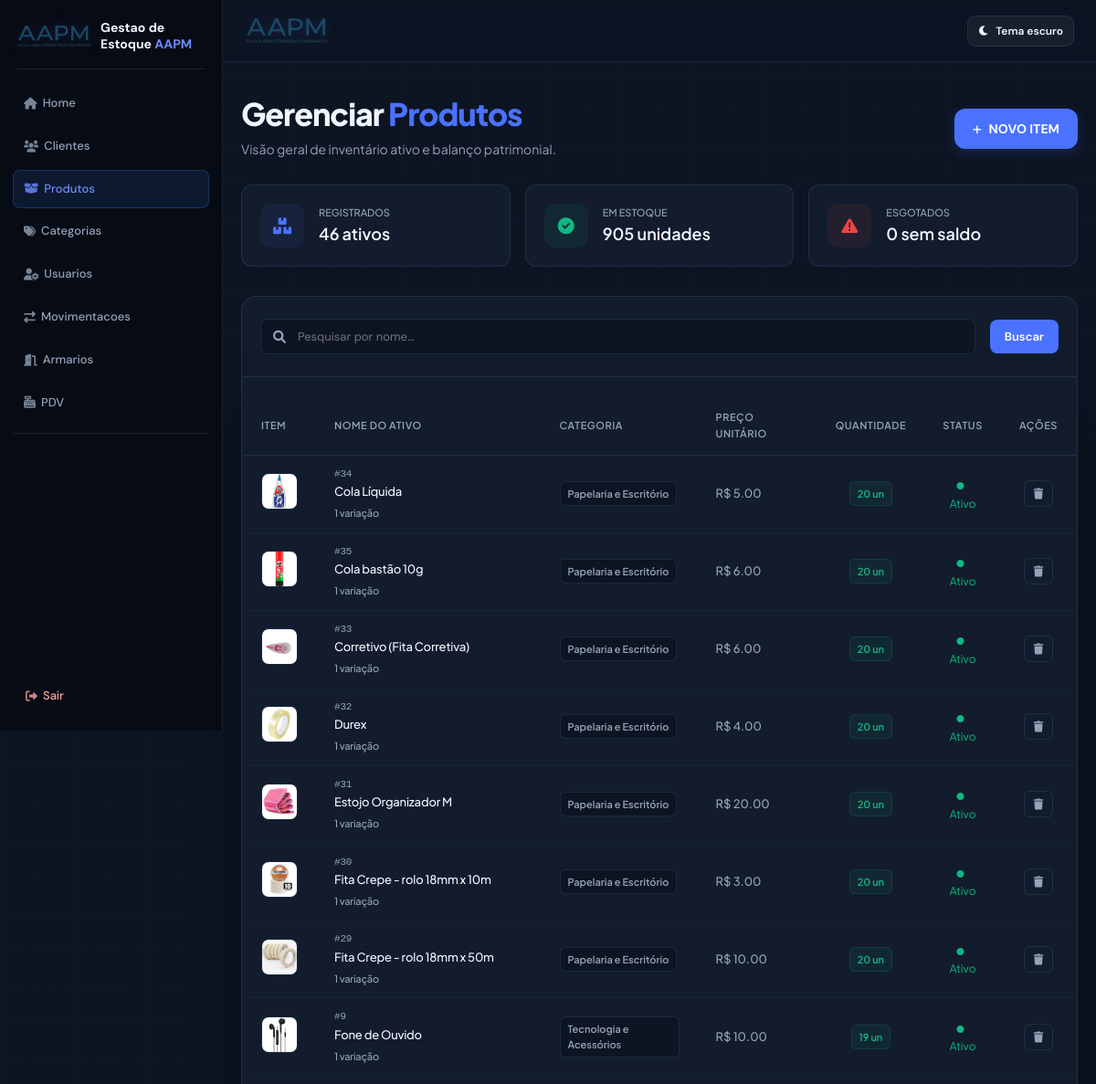
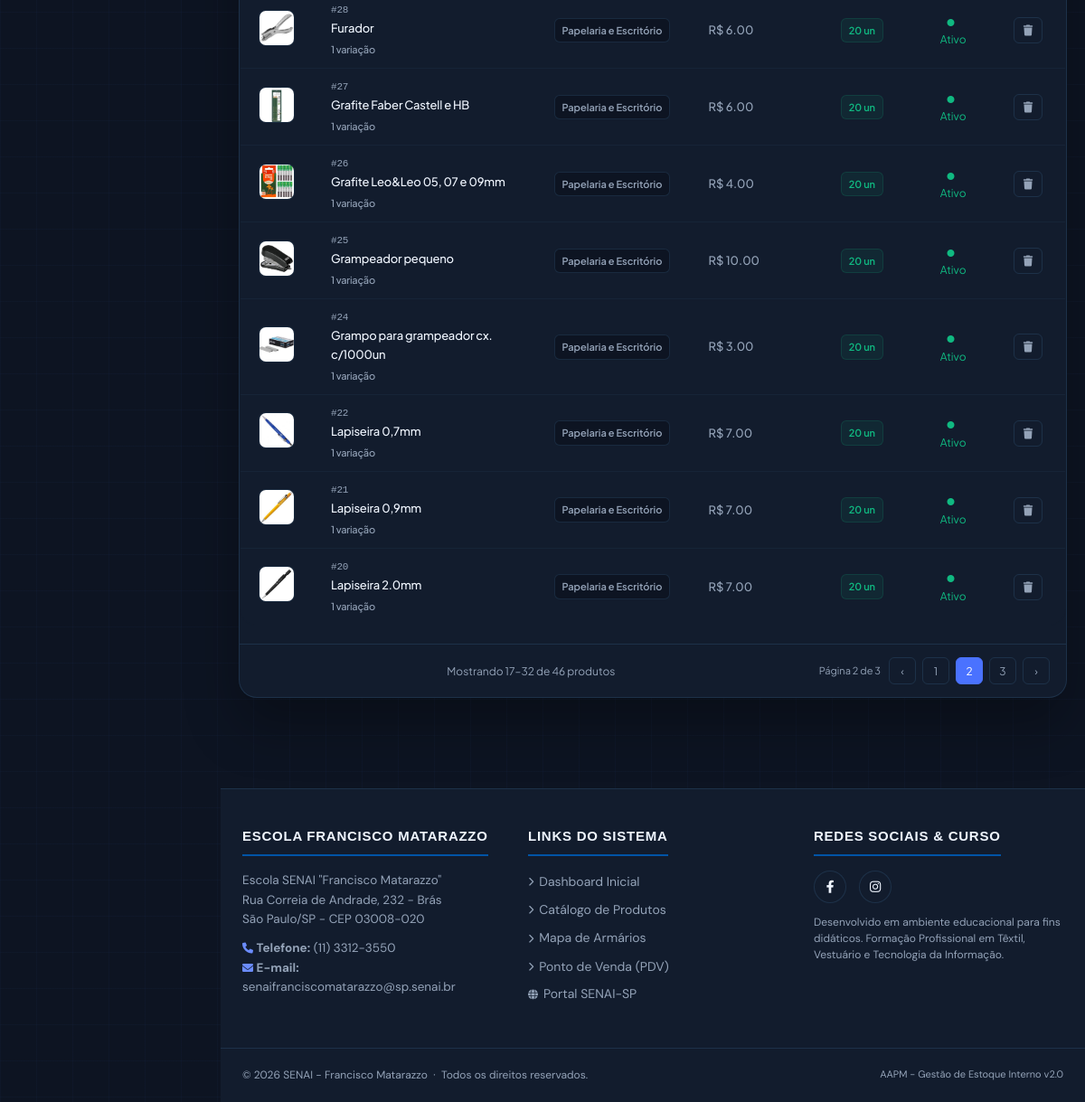
/produtos/?pagina=2&por_pagina=16 (signed in), run on the app's committed database (2 pictures, top to bottom).
### app/models/produto.py (models this page shows, shortened)
class Produto(Base):
    __tablename__ = "produtos"
    id = Column(Integer, primary_key=True, autoincrement=True, index=True)
    nome = Column(String(150), nullable=False, index=True, unique=True)
    preco = Column(Float, nullable=False, default=0.0)
    ativo = Column(Boolean, default=True)
    imagem_path = Column(String(255), nullable=True)
    categoria_id = Column(Integer, ForeignKey("categorias.id", ondelete="SET NULL"), nullable=True)
    categoria = relationship("Categoria", back_populates="produtos")
    variacoes = relationship("Variacao", back_populates="produto", cascade="all, delete-orphan")
    @property
    def estoque_total(self) -> int:
        """Saldo consolidado de todas as variações do produto."""
        return sum(variacao.estoque_atual for variacao in self.variacoes)
    @property
    def estoque_total(self):
        """Quantidade disponível, calculada a partir das variações do produto."""
        return sum(variacao.estoque_atual or 0 for variacao in self.variacoes)

### app/models/categoria.py (models this page shows, shortened)
class Categoria(Base):
    __tablename__ = "categorias"
    id = Column(Integer, primary_key=True, index=True)
    nome = Column(String(50), unique=True, nullable=False)
    descricao = Column(String(255), nullable=True)
    ativa = Column(Boolean, default=True)
    produtos = relationship("Produto", back_populates="categoria")

### app/models/variacoes.py (models this page shows, shortened)
class Variacao(Base):
    __tablename__ = "variacoes"
    __table_args__ = (
        UniqueConstraint("produto_id", "tamanho", "cor", name="uq_variacao_produto_tamanho_cor"),
    )
    id = Column(Integer, primary_key=True, autoincrement=True, index=True)
    produto_id = Column(Integer, ForeignKey("produtos.id", ondelete="CASCADE"), nullable=False)
    tamanho = Column(String(10), nullable=False)  # Ex: 'P', 'M', 'G', 'GG'
    cor = Column(String(50), nullable=False)      # Ex: 'Azul', 'Preto'
    estoque_atual = Column(Integer, nullable=False, default=0)
    imagem_path = Column(String(255), nullable=True)
    produto = relationship("Produto", back_populates="variacoes")

### app/controllers/produto_controller.py (the view)
@router.get("/")
def listar_produtos(
    request: Request,
    busca: str = "",
    categoria_id: int = 0,
    pagina: int = 1,
    por_pagina: int = 16,
    db: Session = Depends(get_db),
    usuario = Depends(get_usuario_logado)
):
    query = db.query(Produto).filter(Produto.ativo == True)
    if busca:
        query = query.filter(Produto.nome.ilike(f"%{busca}%"))
    if categoria_id:
        query = query.filter(Produto.categoria_id == categoria_id)
    ordered_query = query.order_by(Produto.nome)
    resultado = paginar(ordered_query, pagina, por_pagina)
    filtered_query = query
    if busca or categoria_id:
        total_estoque = (
            db.query(func.coalesce(func.sum(Variacao.estoque_atual), 0))
            .join(Produto, Variacao.produto_id == Produto.id)
            .filter(Produto.id.in_([p.id for p in filtered_query.all()]))
            .scalar()
        )
        total_esgotados = (
            db.query(Produto.id)
            .outerjoin(Variacao)
            .filter(Produto.id.in_([p.id for p in filtered_query.all()]))
            .group_by(Produto.id)
            .having(func.coalesce(func.sum(Variacao.estoque_atual), 0) == 0)
            .count()
        )
    else:
        total_estoque = (
            db.query(func.coalesce(func.sum(Variacao.estoque_atual), 0))
            .join(Produto, Variacao.produto_id == Produto.id)
            .filter(Produto.ativo == True)
            .scalar()
        )
        total_esgotados = (
            db.query(Produto.id)
            .outerjoin(Variacao)
            .filter(Produto.ativo == True)
            .group_by(Produto.id)
            .having(func.coalesce(func.sum(Variacao.estoque_atual), 0) == 0)
            .count()
        )
    categorias = db.query(Categoria).filter(Categoria.ativa == True).all()
    return templates.TemplateResponse(
        request,
        "produtos/index.html",
        {
            "request":      request,
            "usuario":      usuario,
            "produtos":     resultado.itens,
            "categorias":   categorias,
            "busca":        busca,
            "categoria_id": categoria_id,
            "pagina":       resultado.atual,
            "por_pagina":   resultado.por_pagina,
            "total_paginas": resultado.total_paginas,
            "total_produtos": resultado.total_itens,
            "total_estoque": int(total_estoque),
            "total_esgotados": total_esgotados,
        }
    )

### app/templates/produtos/index.html (shortened to what this page needs)
{% extends "base.html" %}
{% from "components/pagination.html" import render as render_pagination with context %}
{% block content %}
<link rel="stylesheet" href="https://cdnjs.cloudflare.com/ajax/libs/font-awesome/6.0.0/css/all.min.css">
<div class="page-wrapper">
    <div class="catalog-container">
        <div style="display: flex; justify-content: space-between; align-items: center; margin-bottom: 28px;">
            <div>
                <h1 style="font-family: 'Plus Jakarta Sans', sans-serif; font-size: 34px; font-weight: 800; letter-spacing: -1px; color: var(--text-main); margin: 0 0 10px 0; line-height: 1;">
                    Gerenciar <span style="color: var(--accent);">Produtos</span>
                </h1>
                <p style="color: var(--text-muted); font-size: 14px; margin: 0;">
                    Visão geral de inventário ativo e balanço patrimonial.
                </p>
            </div>
            <a href="/produtos/novo" class="btn-add">
                <i class="fas fa-plus" style="font-size: 11px;"></i>
                <span>NOVO ITEM</span>
            </a>
        </div>
        <div class="metrics-grid">
            <div class="metric-card">
                <div class="metric-icon" style="background: rgba(74, 114, 255, 0.08); color: var(--accent);"><i class="fas fa-boxes-stacked"></i></div>
                <div>
                    <span style="display: block; color: var(--text-muted); font-size: 11px; text-transform: uppercase; font-weight: 500;">Registrados</span>
                    <strong style="color: var(--text-main); font-size: 18px; font-weight: 600;">{{ total_produtos }} ativos</strong>
                </div>
            </div>
            <div class="metric-card">
                <div class="metric-icon" style="background: rgba(16, 185, 129, 0.08); color: var(--success);"><i class="fas fa-circle-check"></i></div>
                <div>
                    <span style="display: block; color: var(--text-muted); font-size: 11px; text-transform: uppercase; font-weight: 500;">Em Estoque</span>
                    <strong style="color: var(--text-main); font-size: 18px; font-weight: 600;">{{ total_estoque }} unidades</strong>
                </div>
            </div>
            <div class="metric-card">
                <div class="metric-icon" style="background: rgba(239, 68, 68, 0.08); color: var(--danger);"><i class="fas fa-triangle-exclamation"></i></div>
                <div>
                    <span style="display: block; color: var(--text-muted); font-size: 11px; text-transform: uppercase; font-weight: 500;">Esgotados</span>
                    <strong style="color: var(--text-main); font-size: 18px; font-weight: 600;">{{ total_esgotados }} sem saldo</strong>
                </div>
            </div>
        </div>
        <form class="search-bar-container" method="get" action="/produtos">
            <div class="search-wrapper">
                    <i class="fas fa-magnifying-glass"></i>
                    <input id="tableSearch" type="search" name="busca" value="{{ busca }}" class="search-input" placeholder="Pesquisar por nome...">
                </div>
            <button type="submit" class="btn-action-edit">Buscar</button>
        </form>
        <div class="table-card">
            <div style="overflow-x: auto;">
                <table class="custom-table" id="productsTable">
                    <thead>
                        <tr>
                            <th style="width: 70px;">Item</th>
                            <th>Nome do Ativo</th>
                            <th>Categoria</th>
                            <th>Preço Unitário</th>
                            <th style="text-align: center;">Quantidade</th>
                            <th style="text-align: center;">Status</th>
                            <th style="text-align: center; width: 80px;" onclick="event.stopPropagation();">Ações</th>
                        </tr>
                    </thead>
                    <tbody>
                        {% for produto in produtos %}
                        <tr class="prod-row" data-nome="{{ produto.nome }}" onclick="window.location.href='/produtos/{{ produto.id }}/editar'">
                            <td>
                                <img src="{{ produto.imagem_url }}" alt="{{ produto.nome }}" style="width: 40px; height: 40px; border-radius: 8px; object-fit: cover; border: 1px solid var(--border); background: var(--bg-input);">
                            </td>
                            <td style="font-weight: 500; letter-spacing: -0.2px;">
                                <span style="color: var(--text-muted); font-size: 11px; font-family: monospace; display: block;">#{{ produto.id }}</span>
                                {{ produto.nome }}
                                <div style="font-size: 11px; color: var(--text-muted); margin-top: 4px;">{{ produto.variacoes|length }} variação{% if produto.variacoes|length != 1 %}es{% endif %}</div>
                            </td>
                            <td>
                                <span class="badge badge-category">
                                    {% if produto.categoria %}{{ produto.categoria.nome }}{% else %}—{% endif %}
                                </span>
                            </td>
                            <td style="color: var(--text-muted); font-weight: 500;">
                                R$ {{ "%.2f"|format(produto.preco) }}
                            </td>
                            <td style="text-align: center;">
                                {% if produto.estoque_total == 0 %}
                                <span class="badge badge-danger">0 un</span>
                                {% elif produto.estoque_total < 10 %}
                                <span class="badge badge-warning">{{ produto.estoque_total }} un</span>
                                {% else %}
                                <span class="badge badge-success">{{ produto.estoque_total }} un</span>
                                {% endif %}
                            </td>
                            <td style="text-align: center;">
                                {% if produto.ativo %}
                                <span style="color: var(--success); font-size: 12px;"><i class="fas fa-circle" style="font-size: 8px; margin-right: 5px;"></i> Ativo</span>
                                {% else %}
                                <span style="color: var(--text-muted); font-size: 12px;"><i class="fas fa-circle" style="font-size: 8px; margin-right: 5px;"></i> Inativo</span>
                                {% endif %}
                            </td>
                            <td style="text-align: center;" onclick="event.stopPropagation();">
                                <div style="display: inline-flex; gap: 6px;">
                                    <form method="POST" action="/produtos/{{ produto.id }}/desativar" style="display: inline;">
                                        <button type="button" class="btn-action-disable" title="Remover item" onclick="abrirModalConfirmacao(null, '/produtos/{{ produto.id }}/desativar', '{{ produto.nome }}');">
                                            <i class="fas fa-trash"></i>
                                        </button>
                                    </form>
                                </div>
                            </td>
                        </tr>
                        {% endfor %}
                    </tbody>
                </table>
            </div>
            {{ render_pagination(pagina, por_pagina, total_produtos, total_paginas, 'produtos') }}
        </div>
    </div>
</div>
{% endblock %}

### app/templates/base.html (style rules this page uses)
:root { --bg-base: #0d1422; --bg-surface: #121c2d; --bg-card: #172235; --bg-card-hover: #1d2a40; --border: rgba(99, 179, 237, 0.1); --border-hover: rgba(99, 179, 237, 0.28); --accent: #3b82f6; --accent-glow: rgba(59, 130, 246, 0.35); --accent-light: #60a5fa; --red: #ef4444; --red-glow: rgba(239, 68, 68, 0.3); --text-primary: #f0f6ff; --text-secondary: #94a3b8; --text-muted: #475569; --header-h: 68px; --radius: 12px; --radius-lg: 18px; --transition: 0.22s cubic-bezier(0.4, 0, 0.2, 1); --senai-blue: #0054a6; --senai-yellow: #ffcb05; }
*, *::before, *::after { margin: 0; padding: 0; box-sizing: border-box; }
html { scroll-behavior: smooth; max-width: 100%; overflow-x: hidden; }
body { font-family: 'DM Sans', sans-serif; background-color: var(--bg-base); color: var(--text-primary); line-height: 1.6; min-height: 100vh; display: flex; flex-direction: column; width: 100%; max-width: 100%; overflow-x: hidden; background-image: linear-gradient(rgba(59, 130, 246, 0.03) 1px, transparent 1px), linear-gradient(90deg, rgba(59, 130, 246, 0.03) 1px, transparent 1px); background-size: 40px 40px; }
h1 { font-family: 'Sora', sans-serif; font-size: 18px; font-weight: 700; letter-spacing: -0.3px; color: var(--text-primary); white-space: nowrap; }
h1 span { color: var(--accent-light); }
main>* { min-width: 0; max-width: 100%; }
button, .btn { font-family: 'DM Sans', sans-serif; background: var(--accent); color: #fff; padding: 10px 22px; border: none; border-radius: 8px; cursor: pointer; font-weight: 600; font-size: 14px; transition: all var(--transition); position: relative; overflow: hidden; }
input, textarea, select { width: 100%; padding: 10px 14px; margin: 8px 0; background: var(--bg-card); border: 1px solid var(--border); border-radius: 8px; color: var(--text-primary); font-family: 'DM Sans', sans-serif; font-size: 14px; transition: border-color var(--transition), box-shadow var(--transition); outline: none; }
table { width: 100%; border-collapse: collapse; background: var(--bg-card); margin: 20px 0; border-radius: var(--radius-lg); overflow: hidden; border: 1px solid var(--border); }
table th { background: rgba(59, 130, 246, 0.08); color: var(--accent-light); padding: 14px 18px; text-align: left; font-size: 11px; font-weight: 700; text-transform: uppercase; letter-spacing: 0.08em; border-bottom: 1px solid var(--border); }
table td { padding: 13px 18px; border-bottom: 1px solid rgba(99, 179, 237, 0.05); color: var(--text-secondary); font-size: 14px; }
table tr:last-child td { border-bottom: none; }
main>* { animation: fadeUp 0.4s ease both; }
body.has-sidebar { padding-left: 244px; }
html { scrollbar-color: #3b82f6 #0d1320; scrollbar-width: thin; }

### data on the page
Produto: imagem_url (picture), id "34", nome "Cola Líquida", variacoes|length "1", categoria.nome "Papelaria e Escritório", preco "5.00", estoque_total "20", ativo True (drawn)
Produto: imagem_url (picture), id "35", nome "Cola bastão 10g", variacoes|length "1", categoria.nome "Papelaria e Escritório", preco "6.00", estoque_total "20", ativo True (drawn)
Produto: imagem_url (picture), id "33", nome "Corretivo (Fita Corretiva)", variacoes|length "1", categoria.nome "Papelaria e Escritório", preco "6.00", estoque_total "20", ativo True (drawn)
Produto: imagem_url (picture), id "32", nome "Durex", variacoes|length "1", categoria.nome "Papelaria e Escritório", preco "4.00", estoque_total "20", ativo True (drawn)
Produto: imagem_url (picture), id "31", nome "Estojo Organizador M", variacoes|length "1", categoria.nome "Papelaria e Escritório", preco "20.00", estoque_total "20", ativo True (drawn)
Produto: imagem_url (picture), id "30", nome "Fita Crepe - rolo 18mm x 10m", variacoes|length "1", categoria.nome "Papelaria e Escritório", preco "3.00", estoque_total "20", ativo True (drawn)
Produto: imagem_url (picture), id "29", nome "Fita Crepe - rolo 18mm x 50m", variacoes|length "1", categoria.nome "Papelaria e Escritório", preco "10.00", estoque_total "20", ativo True (drawn)
Produto: imagem_url (picture), id "9", nome "Fone de Ouvido", variacoes|length "1", categoria.nome "Tecnologia e Acessórios", preco "10.00", estoque_total "19", ativo True (drawn)
Produto: imagem_url (picture), id "28", nome "Furador", variacoes|length "1", categoria.nome "Papelaria e Escritório", preco "6.00", estoque_total "20", ativo True (drawn)
Produto: imagem_url (picture), id "27", nome "Grafite Faber Castell e HB", variacoes|length "1", categoria.nome "Papelaria e Escritório", preco "6.00", estoque_total "20", ativo True (drawn)
Produto: imagem_url (picture), id "26", nome "Grafite Leo&Leo 05, 07 e 09mm", variacoes|length "1", categoria.nome "Papelaria e Escritório", preco "4.00", estoque_total "20", ativo True (drawn)
Produto: imagem_url (picture), id "25", nome "Grampeador pequeno", variacoes|length "1", categoria.nome "Papelaria e Escritório", preco "10.00", estoque_total "20", ativo True (drawn)
Produto: imagem_url (picture), id "24", nome "Grampo para grampeador cx. c/1000un", variacoes|length "1", categoria.nome "Papelaria e Escritório", preco "3.00", estoque_total "20", ativo True (drawn)
Produto: imagem_url (picture), id "22", nome "Lapiseira 0,7mm", variacoes|length "1", categoria.nome "Papelaria e Escritório", preco "7.00", estoque_total "20", ativo True (drawn)
Produto: imagem_url (picture), id "21", nome "Lapiseira 0,9mm", variacoes|length "1", categoria.nome "Papelaria e Escritório", preco "7.00", estoque_total "20", ativo True (drawn)
Produto: imagem_url (picture), id "20", nome "Lapiseira 2.0mm", variacoes|length "1", categoria.nome "Papelaria e Escritório", preco "7.00", estoque_total "20", ativo True (drawn)

### other printed values
{{ total_produtos }} "46"
{{ total_estoque }} "905"
{{ total_esgotados }} "0"
{{ inicio }} "17"
{{ fim }} "32"
{{ total_itens }} "46"
{{ item_nome }} "produtos"
{{ pagina }} "2"
{{ total_paginas }} "3"
{{ numero }} "1" "2" "3"
